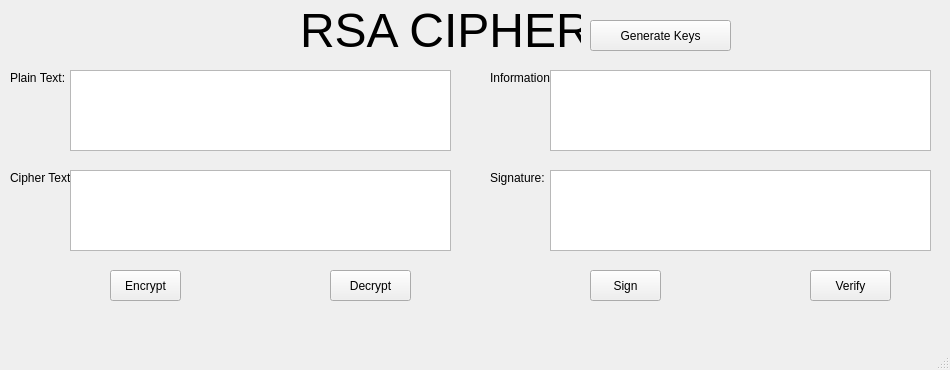
<?xml version="1.0" encoding="UTF-8"?>
<ui version="4.0">
 <class>MainWindow</class>
 <widget class="QMainWindow" name="MainWindow">
  <property name="geometry">
   <rect>
    <x>0</x>
    <y>0</y>
    <width>950</width>
    <height>370</height>
   </rect>
  </property>
  <property name="windowTitle">
   <string>MainWindow</string>
  </property>
  <widget class="QWidget" name="centralwidget">
   <widget class="QLabel" name="label">
    <property name="geometry">
     <rect>
      <x>300</x>
      <y>0</y>
      <width>281</width>
      <height>61</height>
     </rect>
    </property>
    <property name="font">
     <font>
      <pointsize>36</pointsize>
     </font>
    </property>
    <property name="text">
     <string>RSA CIPHER</string>
    </property>
   </widget>
   <widget class="QLabel" name="label_2">
    <property name="geometry">
     <rect>
      <x>10</x>
      <y>70</y>
      <width>61</width>
      <height>16</height>
     </rect>
    </property>
    <property name="text">
     <string>Plain Text:</string>
    </property>
   </widget>
   <widget class="QTextEdit" name="txt_plain_text">
    <property name="geometry">
     <rect>
      <x>70</x>
      <y>70</y>
      <width>381</width>
      <height>81</height>
     </rect>
    </property>
   </widget>
   <widget class="QLabel" name="label_3">
    <property name="geometry">
     <rect>
      <x>10</x>
      <y>170</y>
      <width>61</width>
      <height>16</height>
     </rect>
    </property>
    <property name="text">
     <string>Cipher Text:</string>
    </property>
   </widget>
   <widget class="QTextEdit" name="txt_cipher_text">
    <property name="geometry">
     <rect>
      <x>70</x>
      <y>170</y>
      <width>381</width>
      <height>81</height>
     </rect>
    </property>
   </widget>
   <widget class="QPushButton" name="btn_decrypt">
    <property name="geometry">
     <rect>
      <x>330</x>
      <y>270</y>
      <width>81</width>
      <height>31</height>
     </rect>
    </property>
    <property name="text">
     <string>Decrypt</string>
    </property>
   </widget>
   <widget class="QPushButton" name="btn_encrypt">
    <property name="geometry">
     <rect>
      <x>110</x>
      <y>270</y>
      <width>71</width>
      <height>31</height>
     </rect>
    </property>
    <property name="text">
     <string>Encrypt</string>
    </property>
   </widget>
   <widget class="QLabel" name="label_4">
    <property name="geometry">
     <rect>
      <x>490</x>
      <y>170</y>
      <width>61</width>
      <height>16</height>
     </rect>
    </property>
    <property name="text">
     <string>Signature:</string>
    </property>
   </widget>
   <widget class="QTextEdit" name="txt_sign">
    <property name="geometry">
     <rect>
      <x>550</x>
      <y>170</y>
      <width>381</width>
      <height>81</height>
     </rect>
    </property>
   </widget>
   <widget class="QLabel" name="label_5">
    <property name="geometry">
     <rect>
      <x>490</x>
      <y>70</y>
      <width>61</width>
      <height>16</height>
     </rect>
    </property>
    <property name="text">
     <string>Information:</string>
    </property>
   </widget>
   <widget class="QTextEdit" name="txt_info">
    <property name="geometry">
     <rect>
      <x>550</x>
      <y>70</y>
      <width>381</width>
      <height>81</height>
     </rect>
    </property>
   </widget>
   <widget class="QPushButton" name="btn_verify">
    <property name="geometry">
     <rect>
      <x>810</x>
      <y>270</y>
      <width>81</width>
      <height>31</height>
     </rect>
    </property>
    <property name="text">
     <string>Verify</string>
    </property>
   </widget>
   <widget class="QPushButton" name="btn_sign">
    <property name="geometry">
     <rect>
      <x>590</x>
      <y>270</y>
      <width>71</width>
      <height>31</height>
     </rect>
    </property>
    <property name="text">
     <string>Sign</string>
    </property>
   </widget>
   <widget class="QPushButton" name="btn_gen_keys">
    <property name="geometry">
     <rect>
      <x>590</x>
      <y>20</y>
      <width>141</width>
      <height>31</height>
     </rect>
    </property>
    <property name="text">
     <string>Generate Keys</string>
    </property>
   </widget>
  </widget>
  <widget class="QMenuBar" name="menubar">
   <property name="geometry">
    <rect>
     <x>0</x>
     <y>0</y>
     <width>950</width>
     <height>21</height>
    </rect>
   </property>
  </widget>
  <widget class="QStatusBar" name="statusbar"/>
 </widget>
 <resources/>
 <connections/>
</ui>
